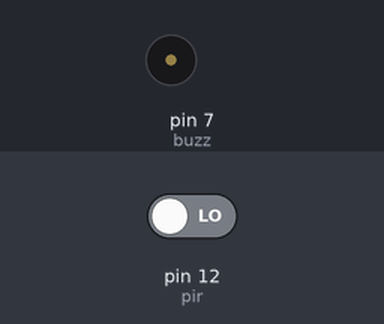
Simulated run of this sketch. Board: Arduino Uno, built with avr-gcc and run on an emulated ATmega328P. Parts: buzzer (waves = sounding, pin HIGH). Inputs (shaded band) come from the test bench; at power-on: pin 12 (pir) LOW. What the sketch prints to the serial monitor is not drawn.

Above: at 1.2 s.
1.3 s: pin 12 (pir) driven HIGH
At 2.5 s:
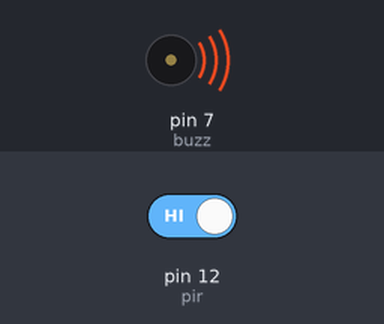
2.8 s: pin 12 (pir) driven LOW
At 3.9 s:
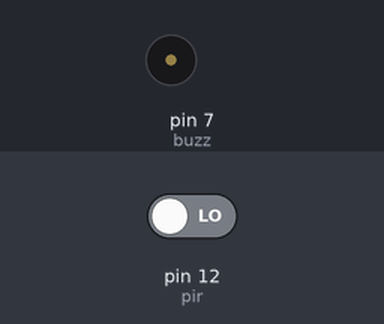
Timing chart, 0 to 5.8 s (numbered marks = the images above; inputs shaded):
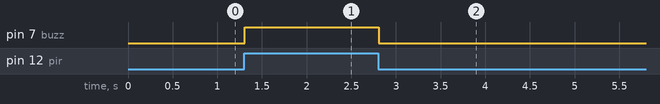

Measured:
- after the input at 1.3 s, pin 7 (buzz): LOW → HIGH at once
- after the input at 2.8 s, pin 7 (buzz): HIGH → LOW at once

The sketch:

sensor_de_movimiento.ino
```cpp
int pir = 12;
int valor;
int buzz = 7;

void setup() {

    Serial.begin(9600);
    pinMode(pir, INPUT);
    pinMode(buzz, OUTPUT);

}

void loop() {

    valor = digitalRead(pir);
    Serial.println(valor);

    if(valor == 1){
      digitalWrite(buzz, HIGH);
    }
    else{
      digitalWrite(buzz, LOW);
    }

}
```
